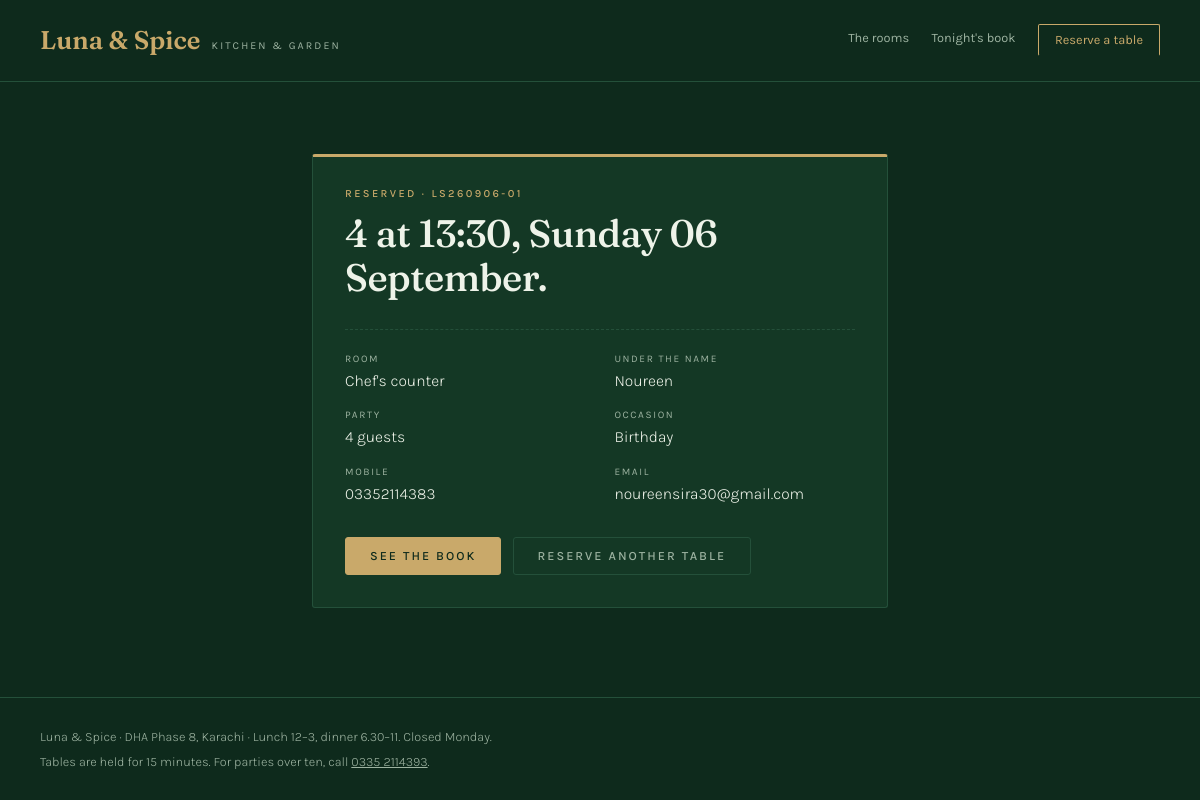
The app's page /reserved/LS260906-01 with its own data.
### tables this page shows
CREATE TABLE reservations (
    id         INTEGER PRIMARY KEY AUTOINCREMENT,
    ref        TEXT NOT NULL UNIQUE,
    area_id    TEXT NOT NULL,
    res_date   TEXT NOT NULL,
    res_time   TEXT NOT NULL,
    party      INTEGER NOT NULL,
    guest      TEXT NOT NULL,
    phone      TEXT NOT NULL,
    email      TEXT,
    occasion   TEXT,
    requests   TEXT,
    created_at TEXT NOT NULL
);

### app.py (the view)
@app.route("/reserved/<ref>")
def reserved(ref):
    row = get_db().execute("SELECT * FROM reservations WHERE ref = ?", (ref,)).fetchone()
    if row is None:
        return render_template("not_found.html"), 404
    return render_template("reserved.html", r=row, area=AREAS[row["area_id"]])

### app.py (called while the page is built)
def get_db():
    if "db" not in g:
        g.db = sqlite3.connect(DB_PATH)
        g.db.row_factory = sqlite3.Row
    return g.db

@app.template_filter("pretty_date")
def pretty_date(value):
    return datetime.strptime(value, "%Y-%m-%d").strftime("%A %d %B")

### templates/reserved.html (shortened to what this page needs)
{% extends "base.html" %}
{% block body %}
<section class="ticket">
  <p class="tag">Reserved &middot; {{ r.ref }}</p>
  <h1>{{ r.party }} at {{ r.res_time }}, {{ r.res_date | pretty_date }}.</h1>
  <dl class="ticket__grid">
    <div><dt>Room</dt><dd>{{ area.name }}</dd></div>
    <div><dt>Under the name</dt><dd>{{ r.guest }}</dd></div>
    <div><dt>Party</dt><dd>{{ r.party }} {{ 'guest' if r.party == 1 else 'guests' }}</dd></div>
    <div><dt>Occasion</dt><dd>{{ r.occasion }}</dd></div>
    <div><dt>Mobile</dt><dd>{{ r.phone }}</dd></div>
    {% if r.email %}<div><dt>Email</dt><dd>{{ r.email }}</dd></div>{% endif %}
  </dl>
  <div class="ticket__actions">
    <a class="btn btn--brass" href="{{ url_for('book_list') }}">See the book</a>
    <a class="btn btn--outline" href="{{ url_for('reserve') }}">Reserve another table</a>
  </div>
</section>
{% endblock %}

### static/style.css (style rules this page uses)
:root { --forest: #0E2A1C; --panel: #143825; --panel-2: #1A4630; --line: #24503A; --brass: #C9A96A; --brass-dim: #8E7541; --leaf: #7FB069; --cream: #EEF3E9; --sage: #9DB3A1; --clay: #D98868; --pad: clamp(1.1rem, 4vw, 2.5rem); }
* { box-sizing: border-box; }
html { -webkit-text-size-adjust: 100%; }
body { margin: 0; background: var(--forest); color: var(--cream); font: 300 16px/1.65 "Karla", system-ui, sans-serif; min-height: 100vh; display: flex; flex-direction: column; }
a { color: inherit; }
h1, h2, h3 { margin: 0; font-family: "Fraunces", Georgia, serif; font-weight: 500; letter-spacing: -0.015em; }
.tag { margin: 0 0 0.8rem; font: 500 0.68rem/1 "Karla", sans-serif; text-transform: uppercase; letter-spacing: 0.22em; color: var(--brass); }
.btn { display: inline-block; padding: 0.75rem 1.5rem; border-radius: 3px; font: 500 0.78rem/1 "Karla", sans-serif; text-transform: uppercase; letter-spacing: 0.16em; text-decoration: none; cursor: pointer; border: 1px solid transparent; transition: background 0.18s ease, color 0.18s ease; }
.btn--brass { background: var(--brass); color: var(--forest); border-color: var(--brass); }
.btn--outline { background: transparent; color: var(--sage); border-color: var(--line); }
.ticket { max-width: 36rem; margin: 1rem auto; padding: 2rem; background: var(--panel); border: 1px solid var(--line); border-top: 3px solid var(--brass); border-radius: 3px; }
.ticket h1 { font-size: clamp(1.7rem, 5vw, 2.4rem); line-height: 1.14; }
.ticket__grid { display: grid; grid-template-columns: repeat(auto-fit, minmax(11rem, 1fr)); gap: 1rem 1.8rem; margin: 1.8rem 0 0; padding-top: 1.5rem; border-top: 1px dashed var(--line); }
.ticket__grid dt { font: 400 0.63rem/1 "Karla", sans-serif; text-transform: uppercase; letter-spacing: 0.16em; color: var(--sage); }
.ticket__grid dd { margin: 0.3rem 0 0; font-size: 0.98rem; }
.ticket__actions { display: flex; flex-wrap: wrap; gap: 0.7rem; margin-top: 1.8rem; }

### records on screen
reservations: ref "LS260906-01", party "4", res_time "13:30", res_date|pretty_date "Sunday 06 September", guest "Noureen", party "guests", occasion "Birthday", phone "03352114383", email "noureensira30@gmail.com"

### other values on screen
{{ area.name }} "Chef's counter"
